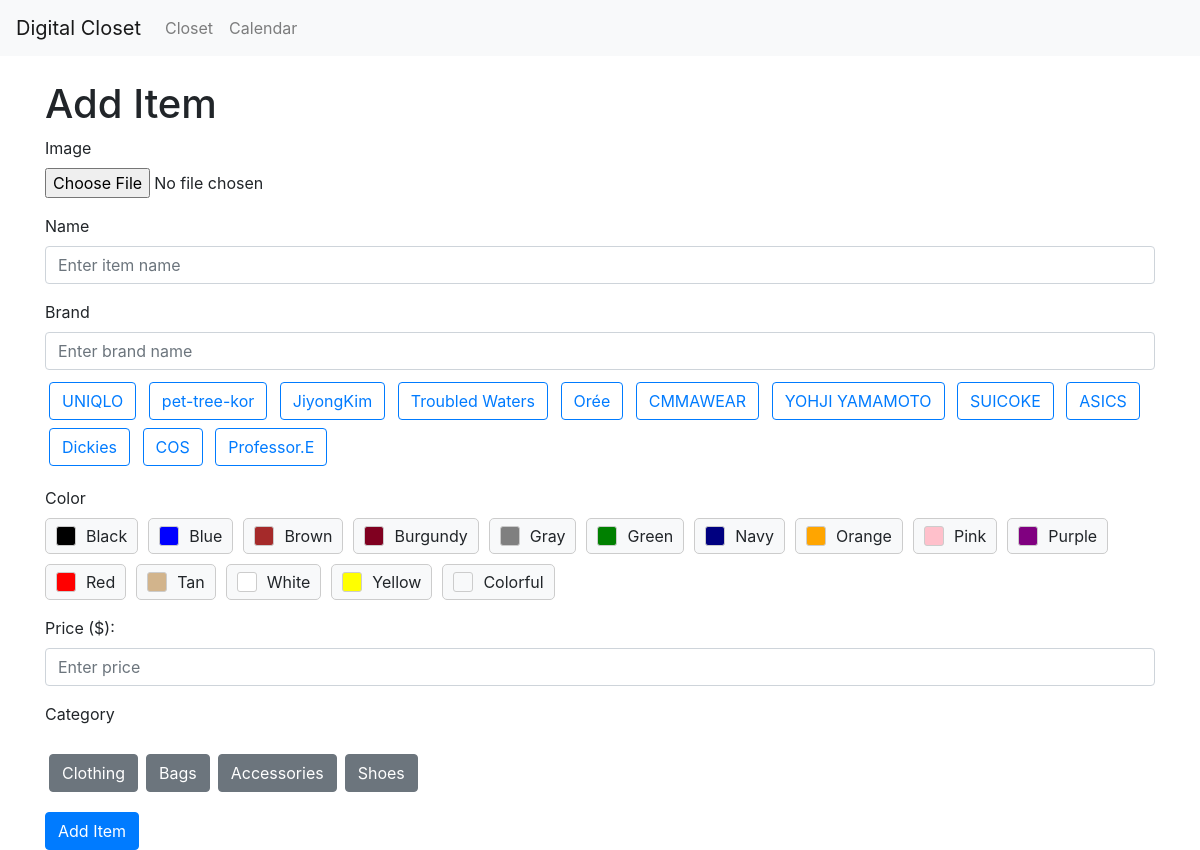
Screenshot of /closet/add-item/ with the database file from the repository.
### myapp/models.py (models this page shows, shortened)
class Brand(models.Model):
    name = models.CharField(max_length=100, unique=True)

### myapp/views.py (the view, shortened to what this page needs)
# urls.py: path("closet/add-item/", views.add_item, name="add_item"),
def add_item(request):
    categories = Category.objects.filter(parent=None)
    brands = Brand.objects.all()
    colors = Color.objects.all()
    return render(request, 'add_item.html', {'categories': categories, 'brands': brands, 'colors': colors})

### myapp/templates/add_item.html (shortened to what this page needs)
{% extends "base.html" %}
{% block content %}
<!DOCTYPE html>
<html lang="en">
<head>
  <link rel="stylesheet" href="https://stackpath.bootstrapcdn.com/bootstrap/4.3.1/css/bootstrap.min.css">
</head>
<h1 class="mt-4">Add Item</h1>
<form method="POST" enctype="multipart/form-data" id="itemForm">
  <div class="form-group">
    <label for="image">Image</label>
    <input type="file" class="form-control-file" id="item-picture" name="image" accept="image/*"required>
  </div>
  <div class="form-group">
    <label for="name">Name</label>
    <input type="text" class="form-control" id="name" name="name" placeholder="Enter item name">
  </div>
  <div class="form-group">
    <label for="brand">Brand</label>
    <input type="text" class="form-control" id="brand" name="brand" placeholder="Enter brand name">
    <div class="mt-2">
      <div id="brand-buttons">
        {% for brand in brands %}
          <button type="button" class="btn btn-outline-primary m-1" onclick="selectBrand('{{ brand.name }}')">{{ brand.name }}</button>
        {% endfor %}
      </div>
    </div>
  </div>
  <div class="form-group">
    <label>Color</label>
    <div id="color-buttons" class="color-buttons-container"></div>
  </div>
  <div class="form-group">
    <label for="price">Price ($):</label>
    <input type="number" class="form-control" id="price" name="price" placeholder="Enter price" step="0.01">
  </div>
  <div class="form-group">
    <label>Category</label>
    <div id="category-container" class="mt-3"></div>
  </div>
  <button type="submit" class="btn btn-primary">Add Item</button>
</form>
{% endblock %}

### myapp/templates/add_item.html (style rules this page uses)
.btn-primary { background-color: #007bff !important; border-color: #007bff !important; color: white !important; }
.color-buttons-container { display: flex; flex-wrap: wrap; gap: 10px; }

### rows the page displays
Brand: name "UNIQLO"
Brand: name "pet-tree-kor"
Brand: name "JiyongKim"
Brand: name "Troubled Waters"
Brand: name "Orée"
Brand: name "CMMAWEAR"
Brand: name "YOHJI YAMAMOTO"
Brand: name "SUICOKE"
Brand: name "ASICS"
Brand: name "Dickies"
Brand: name "COS"
Brand: name "Professor.E"
